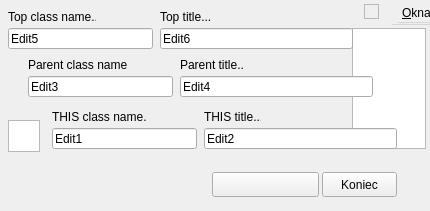
<?xml version="1.0" encoding="UTF-8"?>
<ui version="4.0">
 <class>KillForm</class>
 <widget class="QWidget" name="KillForm">
  <property name="geometry">
   <rect>
    <x>250</x>
    <y>195</y>
    <width>430</width>
    <height>211</height>
   </rect>
  </property>
  <property name="toolTip">
   <string></string>
  </property>
  <property name="windowTitle">
   <string>KillForm</string>
  </property>
  <widget class="QGraphicsView" name="Image1">
   <property name="geometry">
    <rect>
     <x>8</x>
     <y>120</y>
     <width>32</width>
     <height>32</height>
    </rect>
   </property>
   <property name="enabled">
    <bool>true</bool>
   </property>
   <property name="toolTip">
    <string></string>
   </property>
  </widget>
  <widget class="QGraphicsView" name="Image2">
   <property name="geometry">
    <rect>
     <x>352</x>
     <y>28</y>
     <width>74</width>
     <height>121</height>
    </rect>
   </property>
   <property name="enabled">
    <bool>true</bool>
   </property>
   <property name="toolTip">
    <string></string>
   </property>
  </widget>
  <widget class="QLineEdit" name="Edit1">
   <property name="geometry">
    <rect>
     <x>52</x>
     <y>128</y>
     <width>145</width>
     <height>21</height>
    </rect>
   </property>
   <property name="text">
    <string>Edit1</string>
   </property>
   <property name="enabled">
    <bool>true</bool>
   </property>
   <property name="toolTip">
    <string></string>
   </property>
  </widget>
  <widget class="QLineEdit" name="Edit2">
   <property name="geometry">
    <rect>
     <x>204</x>
     <y>128</y>
     <width>193</width>
     <height>21</height>
    </rect>
   </property>
   <property name="text">
    <string>Edit2</string>
   </property>
   <property name="enabled">
    <bool>true</bool>
   </property>
   <property name="toolTip">
    <string></string>
   </property>
  </widget>
  <widget class="QLabel" name="StaticText1">
   <property name="geometry">
    <rect>
     <x>52</x>
     <y>108</y>
     <width>94</width>
     <height>17</height>
    </rect>
   </property>
   <property name="text">
    <string>THIS class name...</string>
   </property>
   <property name="enabled">
    <bool>true</bool>
   </property>
   <property name="toolTip">
    <string></string>
   </property>
  </widget>
  <widget class="QLabel" name="StaticText2">
   <property name="geometry">
    <rect>
     <x>204</x>
     <y>108</y>
     <width>57</width>
     <height>17</height>
    </rect>
   </property>
   <property name="text">
    <string>THIS title...</string>
   </property>
   <property name="enabled">
    <bool>true</bool>
   </property>
   <property name="toolTip">
    <string></string>
   </property>
  </widget>
  <widget class="QPushButton" name="BitBtn1">
   <property name="geometry">
    <rect>
     <x>322</x>
     <y>172</y>
     <width>75</width>
     <height>25</height>
    </rect>
   </property>
   <property name="text">
    <string>Koniec</string>
   </property>
   <property name="enabled">
    <bool>true</bool>
   </property>
   <property name="flat">
    <bool>false</bool>
   </property>
   <property name="toolTip">
    <string></string>
   </property>
  </widget>
  <widget class="QLineEdit" name="Edit3">
   <property name="geometry">
    <rect>
     <x>28</x>
     <y>76</y>
     <width>145</width>
     <height>21</height>
    </rect>
   </property>
   <property name="text">
    <string>Edit3</string>
   </property>
   <property name="enabled">
    <bool>true</bool>
   </property>
   <property name="toolTip">
    <string></string>
   </property>
  </widget>
  <widget class="QLineEdit" name="Edit4">
   <property name="geometry">
    <rect>
     <x>180</x>
     <y>76</y>
     <width>193</width>
     <height>21</height>
    </rect>
   </property>
   <property name="text">
    <string>Edit4</string>
   </property>
   <property name="enabled">
    <bool>true</bool>
   </property>
   <property name="toolTip">
    <string></string>
   </property>
  </widget>
  <widget class="QLabel" name="StaticText3">
   <property name="geometry">
    <rect>
     <x>28</x>
     <y>56</y>
     <width>100</width>
     <height>17</height>
    </rect>
   </property>
   <property name="text">
    <string>Parent class name...</string>
   </property>
   <property name="enabled">
    <bool>true</bool>
   </property>
   <property name="toolTip">
    <string></string>
   </property>
  </widget>
  <widget class="QLabel" name="StaticText4">
   <property name="geometry">
    <rect>
     <x>180</x>
     <y>56</y>
     <width>63</width>
     <height>17</height>
    </rect>
   </property>
   <property name="text">
    <string>Parent title...</string>
   </property>
   <property name="enabled">
    <bool>true</bool>
   </property>
   <property name="toolTip">
    <string></string>
   </property>
  </widget>
  <widget class="QLabel" name="StaticText5">
   <property name="geometry">
    <rect>
     <x>8</x>
     <y>8</y>
     <width>88</width>
     <height>17</height>
    </rect>
   </property>
   <property name="text">
    <string>Top class name...</string>
   </property>
   <property name="enabled">
    <bool>true</bool>
   </property>
   <property name="toolTip">
    <string></string>
   </property>
  </widget>
  <widget class="QLabel" name="StaticText6">
   <property name="geometry">
    <rect>
     <x>160</x>
     <y>8</y>
     <width>51</width>
     <height>17</height>
    </rect>
   </property>
   <property name="text">
    <string>Top title...</string>
   </property>
   <property name="enabled">
    <bool>true</bool>
   </property>
   <property name="toolTip">
    <string></string>
   </property>
  </widget>
  <widget class="QLineEdit" name="Edit5">
   <property name="geometry">
    <rect>
     <x>8</x>
     <y>28</y>
     <width>145</width>
     <height>21</height>
    </rect>
   </property>
   <property name="text">
    <string>Edit5</string>
   </property>
   <property name="enabled">
    <bool>true</bool>
   </property>
   <property name="toolTip">
    <string></string>
   </property>
  </widget>
  <widget class="QLineEdit" name="Edit6">
   <property name="geometry">
    <rect>
     <x>160</x>
     <y>28</y>
     <width>193</width>
     <height>21</height>
    </rect>
   </property>
   <property name="text">
    <string>Edit6</string>
   </property>
   <property name="enabled">
    <bool>true</bool>
   </property>
   <property name="toolTip">
    <string></string>
   </property>
  </widget>
  <widget class="QPushButton" name="Button1">
   <property name="geometry">
    <rect>
     <x>212</x>
     <y>172</y>
     <width>107</width>
     <height>25</height>
    </rect>
   </property>
   <property name="text">
    <string/>
   </property>
   <property name="enabled">
    <bool>true</bool>
   </property>
   <property name="flat">
    <bool>false</bool>
   </property>
   <property name="toolTip">
    <string></string>
   </property>
  </widget>
  <widget class="QFrame" name="Timer1">
   <property name="geometry">
    <rect>
     <x>364</x>
     <y>4</y>
     <width>15</width>
     <height>15</height>
    </rect>
   </property>
   <property name="frameShape">
    <enum>QFrame::StyledPanel</enum>
   </property>
  </widget>
  <widget class="QMenuBar" name="MainMenu1">
   <property name="geometry">
    <rect>
     <x>392</x>
     <y>4</y>
     <width>430</width>
     <height>21</height>
    </rect>
   </property>
   <property name="enabled">
    <bool>true</bool>
   </property>
   <property name="toolTip">
    <string></string>
   </property>
   <widget class="QMenu" name="Window1">
    <property name="title">
     <string>&amp;Okna</string>
    </property>
    <property name="enabled">
     <bool>true</bool>
    </property>
    <property name="toolTip">
     <string></string>
    </property>
    <addaction name="Kill1"/>
    <addaction name="separator"/>
    <addaction name="Cascade1"/>
    <addaction name="Tile2"/>
    <addaction name="Tile1"/>
    <addaction name="separator"/>
    <addaction name="Hide1"/>
    <addaction name="Show1"/>
   </widget>
   <addaction name="Window1"/>
   <widget class="QMenu" name="N2">
    <property name="title">
     <string>&amp;?</string>
    </property>
    <property name="enabled">
     <bool>true</bool>
    </property>
    <property name="toolTip">
     <string></string>
    </property>
   </widget>
   <addaction name="N2"/>
  </widget>
  <action name="Kill1">
   <property name="text">
    <string/>
   </property>
  </action>
  <action name="Cascade1">
   <property name="text">
    <string>Okna &amp;kaskadowo</string>
   </property>
  </action>
  <action name="Tile2">
   <property name="text">
    <string/>
   </property>
  </action>
  <action name="Tile1">
   <property name="text">
    <string/>
   </property>
  </action>
  <action name="Hide1">
   <property name="text">
    <string>&amp;Hide</string>
   </property>
  </action>
  <action name="Show1">
   <property name="text">
    <string>&amp;Show...</string>
   </property>
  </action>
 </widget>
</ui>
